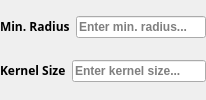
                        <widget class="QFrame" name="frame_3">
                         <property name="minimumSize">
                          <size>
                           <width>0</width>
                           <height>80</height>
                          </size>
                         </property>
                         <property name="maximumSize">
                          <size>
                           <width>16777215</width>
                           <height>16777215</height>
                          </size>
                         </property>
                         <property name="styleSheet">
                          <string notr="true"/>
                         </property>
                         <layout class="QGridLayout" name="gridLayout_84">
                          <property name="leftMargin">
                           <number>0</number>
                          </property>
                          <property name="topMargin">
                           <number>0</number>
                          </property>
                          <property name="rightMargin">
                           <number>0</number>
                          </property>
                          <property name="bottomMargin">
                           <number>0</number>
                          </property>
                          <item row="0" column="0">
                           <layout class="QGridLayout" name="gridLayout_135" columnstretch="0,1">
                            <property name="verticalSpacing">
                             <number>10</number>
                            </property>
                            <item row="0" column="0">
                             <widget class="QLabel" name="label_58">
                              <property name="sizePolicy">
                               <sizepolicy hsizetype="Preferred" vsizetype="Fixed">
                                <horstretch>0</horstretch>
                                <verstretch>0</verstretch>
                               </sizepolicy>
                              </property>
                              <property name="font">
                               <font>
                                <family>Yu Gothic UI Semibold</family>
                                <pointsize>9</pointsize>
                                <weight>75</weight>
                                <italic>false</italic>
                                <bold>true</bold>
                                <underline>false</underline>
                               </font>
                              </property>
                              <property name="text">
                               <string>Min. Radius</string>
                              </property>
                             </widget>
                            </item>
                            <item row="0" column="1">
                             <widget class="QLineEdit" name="lineEdit_min_r">
                              <property name="sizePolicy">
                               <sizepolicy hsizetype="Fixed" vsizetype="Fixed">
                                <horstretch>0</horstretch>
                                <verstretch>0</verstretch>
                               </sizepolicy>
                              </property>
                              <property name="minimumSize">
                               <size>
                                <width>130</width>
                                <height>0</height>
                               </size>
                              </property>
                              <property name="maximumSize">
                               <size>
                                <width>140</width>
                                <height>16777215</height>
                               </size>
                              </property>
                              <property name="font">
                               <font>
                                <family>Yu Gothic UI</family>
                                <pointsize>9</pointsize>
                                <weight>75</weight>
                                <italic>false</italic>
                                <bold>true</bold>
                                <underline>false</underline>
                               </font>
                              </property>
                              <property name="cursor">
                               <cursorShape>IBeamCursor</cursorShape>
                              </property>
                              <property name="toolTip">
                               <string>Enter minimum radius length to be detected</string>
                              </property>
                              <property name="cursorPosition">
                               <number>0</number>
                              </property>
                              <property name="alignment">
                               <set>Qt::AlignLeading|Qt::AlignLeft|Qt::AlignVCenter</set>
                              </property>
                              <property name="placeholderText">
                               <string>Enter min. radius...</string>
                              </property>
                              <property name="clearButtonEnabled">
                               <bool>false</bool>
                              </property>
                             </widget>
                            </item>
                           </layout>
                          </item>
                          <item row="1" column="0">
                           <layout class="QGridLayout" name="gridLayout_137" columnstretch="0,1">
                            <property name="verticalSpacing">
                             <number>10</number>
                            </property>
                            <item row="0" column="0">
                             <widget class="QLabel" name="label_60">
                              <property name="sizePolicy">
                               <sizepolicy hsizetype="Preferred" vsizetype="Fixed">
                                <horstretch>0</horstretch>
                                <verstretch>0</verstretch>
                               </sizepolicy>
                              </property>
                              <property name="font">
                               <font>
                                <family>Yu Gothic UI Semibold</family>
                                <pointsize>9</pointsize>
                                <weight>75</weight>
                                <italic>false</italic>
                                <bold>true</bold>
                                <underline>false</underline>
                               </font>
                              </property>
                              <property name="text">
                               <string>Kernel Size</string>
                              </property>
                             </widget>
                            </item>
                            <item row="0" column="1">
                             <widget class="QLineEdit" name="lineEdit_kernel_size_circle">
                              <property name="sizePolicy">
                               <sizepolicy hsizetype="Fixed" vsizetype="Fixed">
                                <horstretch>0</horstretch>
                                <verstretch>0</verstretch>
                               </sizepolicy>
                              </property>
                              <property name="minimumSize">
                               <size>
                                <width>130</width>
                                <height>0</height>
                               </size>
                              </property>
                              <property name="maximumSize">
                               <size>
                                <width>140</width>
                                <height>16777215</height>
                               </size>
                              </property>
                              <property name="font">
                               <font>
                                <family>Yu Gothic UI</family>
                                <pointsize>9</pointsize>
                                <weight>75</weight>
                                <italic>false</italic>
                                <bold>true</bold>
                                <underline>false</underline>
                               </font>
                              </property>
                              <property name="cursor">
                               <cursorShape>IBeamCursor</cursorShape>
                              </property>
                              <property name="toolTip">
                               <string>Enter kernel size</string>
                              </property>
                              <property name="cursorPosition">
                               <number>0</number>
                              </property>
                              <property name="alignment">
                               <set>Qt::AlignLeading|Qt::AlignLeft|Qt::AlignVCenter</set>
                              </property>
                              <property name="placeholderText">
                               <string>Enter kernel size...</string>
                              </property>
                              <property name="clearButtonEnabled">
                               <bool>false</bool>
                              </property>
                             </widget>
                            </item>
                           </layout>
                          </item>
                         </layout>
                        </widget>
